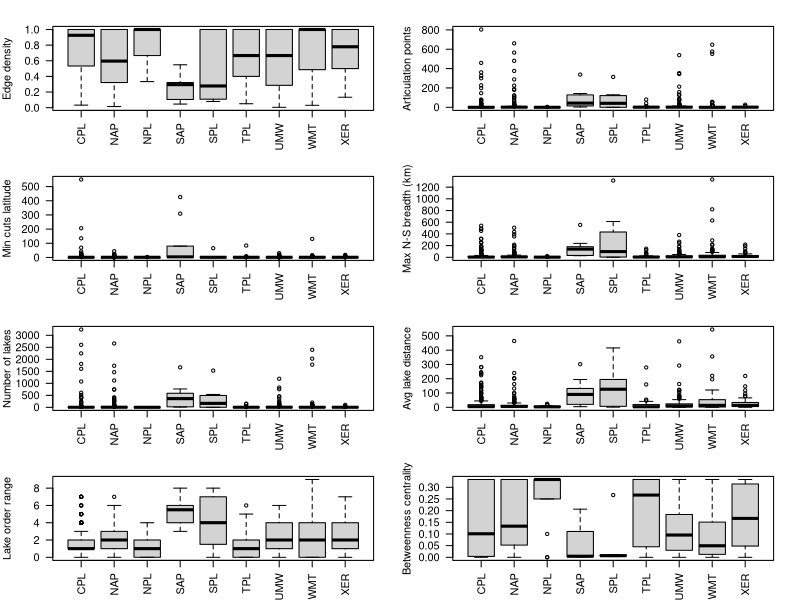

R code for this plot:
############# Analyze LAGOS networks by NARS ecoregion #########################################
# Date: 4-26-21
# updated: 5-3-21
# Author: Ian McCullough, immccull@gmail.com
################################################################################################

setwd("C:/Users/FWL/Documents/TripleC")

#### R libraries ####
library(dplyr)

#### Input data ####
networks_NARS <- read.csv("Data/Networks/networks_NARS_ecoregions.csv")
netricks <- read.csv('Data/Networks/network_scale_metrics.csv') 
between_cent <- read.csv("Data/Networks/betweenness_out_full.csv")

#### Main program ####
# count networks by ecoregion
networks_NARS_counts <- networks_NARS %>%
  group_by(WSA9) %>%
  summarize(n=n())


# Select network variables that had been used for clustering
dat <- netricks %>% 
  dplyr::select(net_id, edge_dens, artic_count, min_cut_lat, maxkmNS, net_lakes_n, net_averagelakedistance_km,
                net_rangeorder, net_dams_n)
head(dat)

# optionally add in betweenness centrality metric
dat <- merge(dat, between_cent[,c(1,4)], by='net_id')

# Remove 1 NA value (this is MS river)
dat <- dat %>% filter(!is.na(maxkmNS))

# Remove networks with < 4 lakes
#dat <- dat %>% 
#  filter(net_lakes_n > 4)

# Add row names
row.names(dat) <- dat$net_id
dim(dat)
summary(dat)

# Remove net_id (redundant if already removed MS river)
#dat <- dat[,-1]

# Merge netricks data to NARS
netricks_NARS <- merge(dat, networks_NARS[,c(1,2)], by='net_id')

# summary stats of netricks by NARS
# (not finished)
netricks_stats <- netricks_NARS %>% 
  group_by(WSA9) %>%
  summarize(min=min(net_lakes_n), median=round(median(net_lakes_n),0), max=max(net_lakes_n), n=n(),
            minNS=round(min(maxkmNS, na.rm=T),0), medianNS=round(median(maxkmNS, na.rm=T),0), maxNS=round(max(maxkmNS, na.rm=T),0),
            minDams=min(net_dams_n), medianDams=round(median(net_dams_n),0), maxDams=max(net_dams_n))

netricks_stats$combined_col <- paste0(netricks_stats$min, ', ', netricks_stats$median, ', ', netricks_stats$max)
netricks_stats$combined_colNS <- paste0(netricks_stats$minNS, ', ', netricks_stats$medianNS, ', ', netricks_stats$maxNS)
netricks_stats$combined_colDams <- paste0(netricks_stats$minDams, ', ', netricks_stats$medianDams, ', ', netricks_stats$maxDams)

#write.csv(netricks_stats, "Data/Networks/nLakes_networks_NARS.csv")

# plots
jpeg('Figures/netricks_NARS_boxplots.jpeg',width = 7,height = 10,units = 'in',res=300)
par(mfrow=c(4,2))
par(mar = c(3, 4, 2, 2)) #bot,left,top,right
boxplot(netricks_NARS$edge_dens ~ netricks_NARS$WSA9, xlab='Ecoregion', ylab='Edge density', las=2)
boxplot(netricks_NARS$artic_count ~ netricks_NARS$WSA9, xlab='Ecoregion', ylab='Articulation points', las=2)
boxplot(netricks_NARS$min_cut_lat ~ netricks_NARS$WSA9, xlab='Ecoregion', ylab='Min cuts latitude', las=2)
boxplot(netricks_NARS$maxkmNS ~ netricks_NARS$WSA9, xlab='Ecoregion', ylab='Max N-S breadth (km)', las=2)
boxplot(netricks_NARS$net_lakes_n ~ netricks_NARS$WSA9, xlab='Ecoregion', ylab='Number of lakes', las=2)
boxplot(netricks_NARS$net_averagelakedistance_km ~ netricks_NARS$WSA9, xlab='Ecoregion', ylab='Avg lake distance', las=2)
boxplot(netricks_NARS$net_rangeorder ~ netricks_NARS$WSA9, xlab='Ecoregion', ylab='Lake order range', las=2)
boxplot(netricks_NARS$vert_btwn_centr_norm_mean ~ netricks_NARS$WSA9, xlab='Ecoregion', ylab='Betweenness centrality', las=2)
dev.off()
